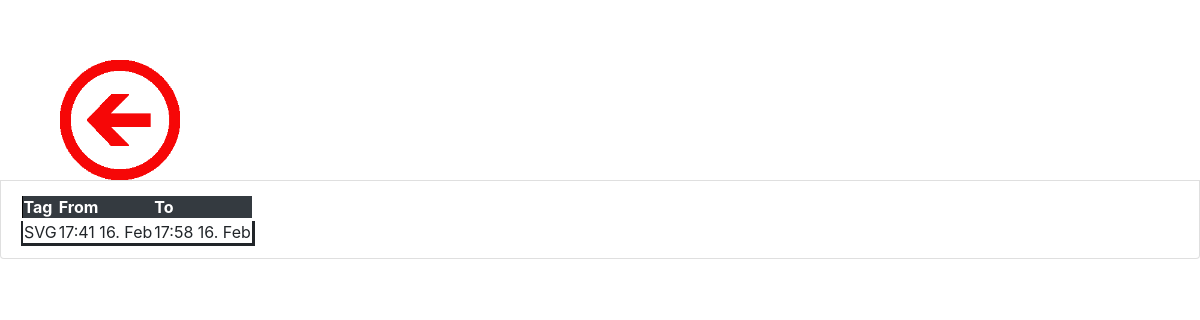
/list, run on an earlier commit of the app's database.
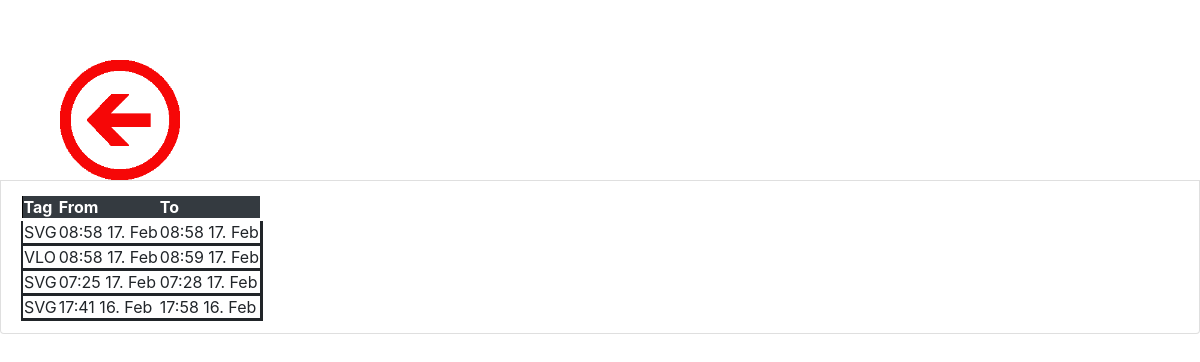
And on a later commit of the database.
### tables this page shows
CREATE TABLE "checkins" (
	"id"	INTEGER NOT NULL UNIQUE,
	"user"	INTEGER,
	"checkin"	INTEGER,
	"checkout"	INTEGER,
	FOREIGN KEY("user") REFERENCES "users"("id"),
	PRIMARY KEY("id" AUTOINCREMENT)
);

CREATE TABLE "users" (
	"id"	INTEGER NOT NULL UNIQUE,
	"email"	TEXT,
	"tag"	TEXT NOT NULL UNIQUE,
	"phone"	TEXT,
	"name"	TEXT,
	PRIMARY KEY("id" AUTOINCREMENT)
);

### server.py (the view)
@api.route("/list")
def list():
    conn=db.create_connection(config.DBFile())
    visits = db.get_entries(conn,start = 0, count=10)
    conn.close()
    return render_template('list.html', visits = visits)

### config.py (called while the page is built)
def DBFile():
    return(config['DB']['SQLFile'])

### db.py (called while the page is built)
def create_connection(db_file):
    conn = None
    try:
        conn = sqlite3.connect(db_file)
        return conn
    except Error as e:
        print(e)
        raise

def get_entries(conn,start = 0,count = 25):
    sql = '''SELECT users.tag,checkins.checkin,checkins.checkout FROM checkins INNER JOIN users on users.id = checkins.user ORDER BY checkins.id DESC LIMIT ?,?'''
    try:
        cur = conn.cursor()
        cur.execute(sql, (start,count))
        return cur.fetchall()
    except:
        raise

### server.py (called while the page is built)
@api.template_filter('formattime')
def formattime_filter(s,format="%H:%M %d. %b"):
    if isinstance(s, int):
        return datetime.datetime.fromtimestamp(s).strftime(format)
    else:
        return "Not a date"

### templates/list.html (shortened to what this page needs)
<html>
<head>
<link rel="stylesheet" href="{{ url_for('static', filename='/css/bootstrap.min.bfk.css') }}">
</head>
<body>
  <div>
    <a href="{{ url_for('index') }}">
    <img src="{{ url_for('static', filename='back.png') }}" class="spinny" >
    </a>
  </div>
<table id="player" class="list-group-item" >
<thead class="table-dark"><th>Tag</th><th>From</th><th>To</th></thead>
<tbody  style="border:solid; border-width: 2px">
{% for checkin in visits %}
<tr>
  <td>{{ checkin[0] }}</td>
<td>{{ checkin[1] | formattime }}</td>
{% if checkin[2] is defined %}
<td>{{ checkin[2] | formattime  }}</td>
{% endif %}
</tr>
{% endfor %}
</tbody>
</table>
</body>
</html>

### templates/list.html (style rules this page uses)
table { border-collapse: collapse; }
tr { border: solid; border-left: 1px solid #000; border-right: 1px solid #000 border-width: 1px 0; }

What changed in the data, as far as the page shows it:
added checkins: tag "SVG", checkin "08:58 17. Feb", checkout "08:58 17. Feb"
added checkins: tag "VLO", checkin "08:58 17. Feb", checkout "08:59 17. Feb"
added checkins: tag "SVG", checkin "07:25 17. Feb", checkout "07:28 17. Feb"
